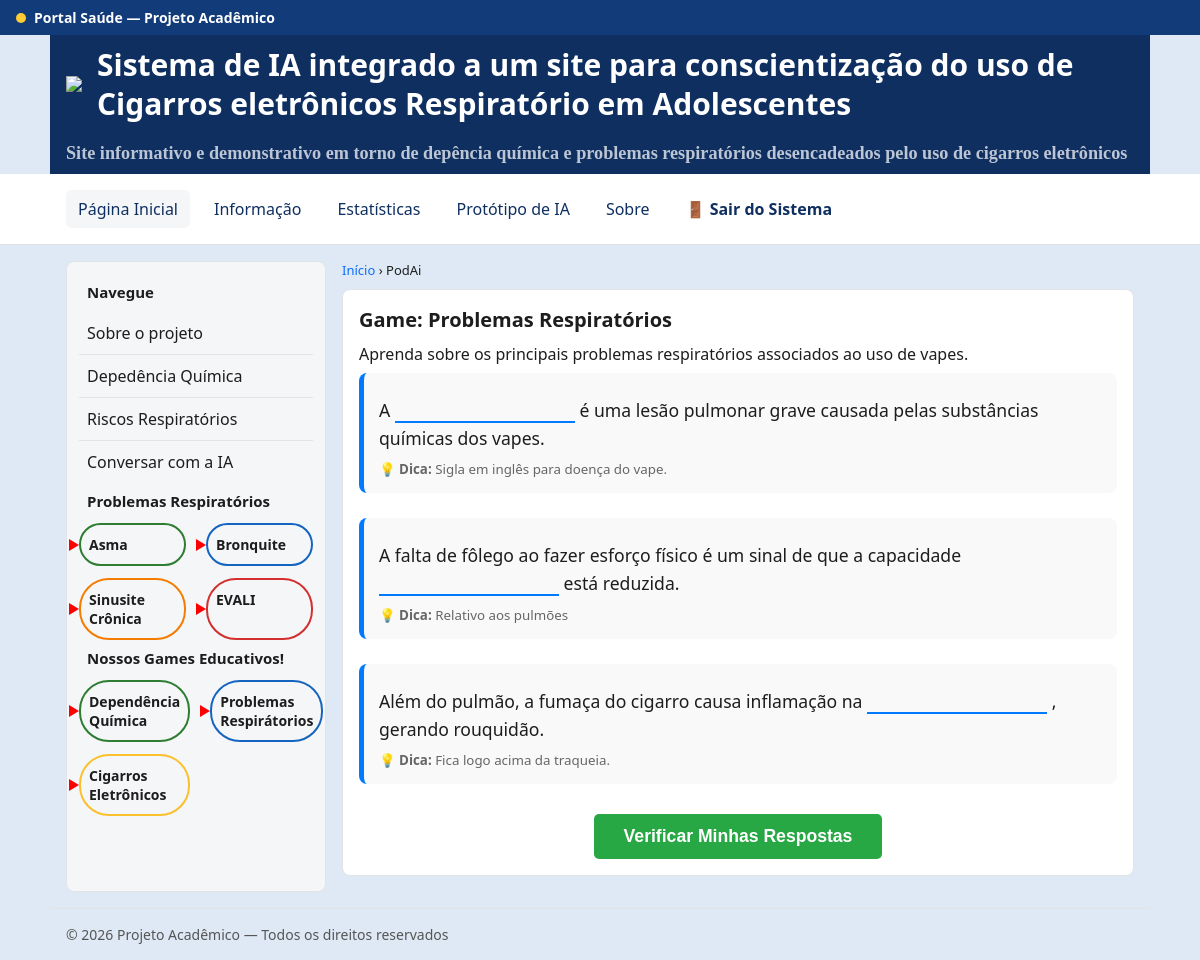
The page /login/index.php?p2=pr (signed in) on the database its author committed.
### tables this page shows
CREATE TABLE `perguntas` (
  `id_pergunta` int(11) NOT NULL,
  `texto_antes` varchar(255) DEFAULT NULL,
  `texto_depois` varchar(255) DEFAULT NULL,
  `resposta_correta` varchar(255) DEFAULT NULL,
  `dica` varchar(255) DEFAULT NULL,
  `categoria` varchar(255) DEFAULT NULL
);

### login/exibir_perguntas.php (the view, shortened to what this page needs)
<?php
require_once 'conexao.php';
try {
    $stmt = $conn->prepare("SELECT id_pergunta, texto_antes, texto_depois, dica FROM Perguntas WHERE categoria = ?");
    $stmt->execute([$categoria_do_jogo]);
    $perguntas = $stmt->fetchAll(PDO::FETCH_ASSOC);
    if ($perguntas) {
        foreach ($perguntas as $row) {
            ?>
            <div style="margin-bottom: 25px; background: #f9f9f9; padding: 15px; border-radius: 8px; border-left: 5px solid #007bff;">
                <p style="font-size: 1.1em; line-height: 1.6;">
                    <?php echo htmlspecialchars($row['texto_antes']); ?>
                    <input type="text"
                           name="respostas[<?php echo $row['id_pergunta']; ?>]"
                           required
                           style="border: none; border-bottom: 2px solid #007bff; background: transparent; outline: none; width: 180px; text-align: center; font-weight: bold; color: #333;">
                    <?php echo htmlspecialchars($row['texto_depois']); ?>
                </p>
                <small style="color: #666; display: block; margin-top: 5px;">
                    💡 <strong>Dica:</strong> <?php echo htmlspecialchars($row['dica']); ?>
                </small>
            </div>
            <?php
        }
        ?>
        <div style="text-align: center; margin-top: 30px;">
            <button type="submit" style="padding: 12px 30px; background-color: #28a745; color: white; border: none; border-radius: 5px; font-size: 1.1em; cursor: pointer; font-weight: bold;">
                Verificar Minhas Respostas
            </button>
        </div>
        <?php
    } else {
        echo "<p>Nenhuma pergunta encontrada.</p>";
    }
} catch (PDOException $e) {
    echo "Erro: " . $e->getMessage();
}
?>

### login/index.php (style rules this page uses)
:root { --azul:#123b7a; --azul-escuro:#0f2f61; --amarelo:#ffcc33; --cinza:#f5f6f8; --texto:#1d1d1d; --link:#0a6cff; --borda:#e2e3e7; --verde:#2e7d32; }
* { box-sizing:border-box; }
body { margin:0; font-family:system-ui,-apple-system,Segoe UI,Roboto,Arial,sans-serif; color:var(--texto); background:#DFE9F5; }
.card p { margin:8px 0; }

### rows shown on the page
perguntas: texto_antes "A", texto_depois "é uma lesão pulmonar grave causada pelas substâncias químicas dos vapes.", dica "Sigla em inglês para doença do vape."
perguntas: texto_antes "A falta de fôlego ao fazer esforço físico é um sinal de que a capacidade", texto_depois "está reduzida.", dica "Relativo aos pulmões"
perguntas: texto_antes "Além do pulmão, a fumaça do cigarro causa inflamação na", texto_depois ", gerando rouquidão.", dica "Fica logo acima da traqueia."

### other values the page prints
$titulo_pagina "PodAi"
$titulos_doencas['pr'] "Game: Problemas Respiratórios"
